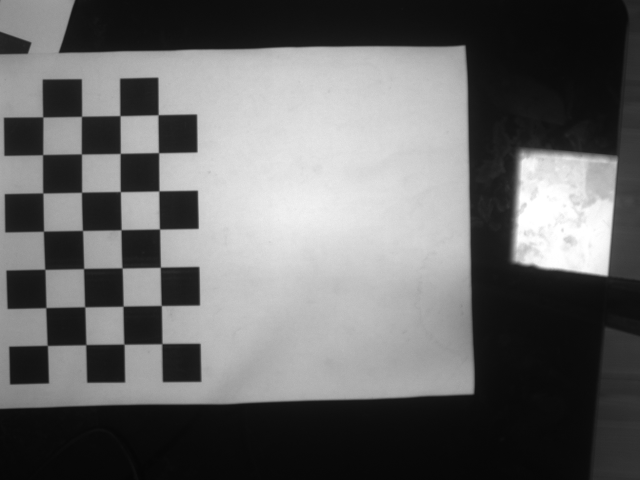
#> input picture Images/2.png, 640 x 480 px
$ python calibTest.py
#> lines starting #> are read from the running program, lines starting #| are printed output that depends on the picture; after the words box and inside, x2 and y2 are one past the last pixel; in counts of white or black regions, pixels touching at a corner belong together
### getTransformationMatrix.py
import numpy as np
import cv2 as cv
import logging
import copy


def draw_crosshair(image, center, width, color):
    cv.line(image, (center[0] - width // 2, center[1]), (center[0] + width // 2, center[1]), color, 2)
    cv.line(image, (center[0], center[1] - width // 2), (center[0], center[1] + width // 2), color, 2)


def getTransformationMatrix(imagePath):
    # Define the World Coordinates
#> called with imagePath = 'Images/2.png'
    img = cv.imread(imagePath)  # This image defines the World Coordinates
#> img is the input picture: shape (480, 640, 3); min 5, max 255, mean 103.7
    h,  w = img.shape[:2]
#> h = 480; w = 640

    # Hyperparameters
    chessboardSize = (7, 4)
    frameSize = (640, 480)
    criteria = (cv.TERM_CRITERIA_EPS + cv.TERM_CRITERIA_MAX_ITER, 30, 0.001)

    # Create object points.
    objp = np.zeros((chessboardSize[0] * chessboardSize[1], 3), np.float32)
    objp[:, :2] = np.mgrid[0:chessboardSize[0], 0:chessboardSize[1]].T.reshape(-1, 2)
    size_of_chessboard_squares_mm = 22
    objp = objp * size_of_chessboard_squares_mm

    # Arrays to store object points and image points from all the images.
    objpoints = []  # 3d point in real world space
    imgpoints = []  # 2d points in image plane.

    # Calculations start here
    cameraMatrix = np.load('calibSaves/CameraMatrix.npy')
#> (reads calibSaves/CameraMatrix.npy from the repository)
    dist = np.load('calibSaves/Distortion.npy')
#> (reads calibSaves/Distortion.npy from the repository)


    newCameraMatrix, roi = cv.getOptimalNewCameraMatrix(cameraMatrix, dist, (w, h), 1, (w, h))
#> roi = (1, 8, 633, 463)

    # Undistort image
    dst = cv.undistort(img, cameraMatrix, dist, None, newCameraMatrix)
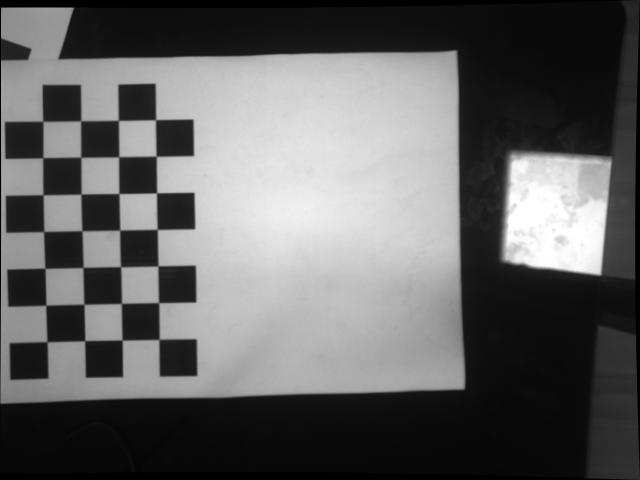
#> dst: shape (480, 640, 3); min 0, max 255, mean 98.8

    # Crop the image
    x, y, w, h = roi
#> x = 1; y = 8; w = 633; h = 463
    dst = dst[y:y+h, x:x+w]
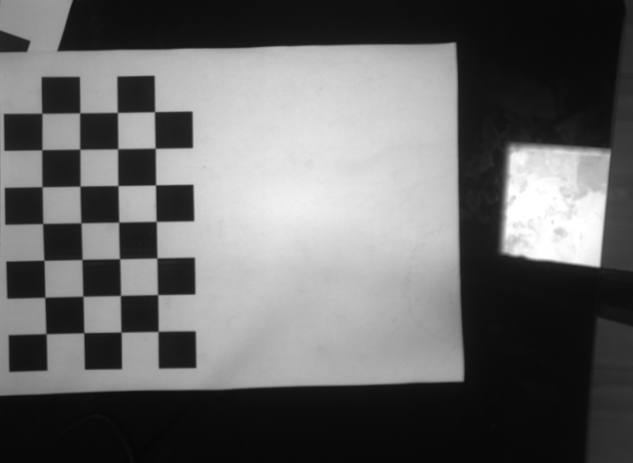
#> dst: shape (463, 633, 3); min 5, max 255, mean 103.2
    cv.imwrite('caliResult1.png', dst)

    imgTest = cv.imread('caliResult1.png')
    gray = cv.cvtColor(imgTest, cv.COLOR_BGR2GRAY)

    # Find the chess board corners
    ret, corners = cv.findChessboardCorners(gray, chessboardSize, None)
#> ret = True; corners = 28 rows, first 8: [46.14, 333.7], [44.91, 297.2], [43.96, 260.3], [42.63, 223.5], [42.04, 186.7], [41.8, 149.7], [41.89, 113.3], [83.84, 332.7]

    # If found, add object points, image points (after refining them)
    if ret:
        objpoints.append(objp)
        corners2 = cv.cornerSubPix(gray, corners, (11,11), (-1,-1), criteria)
#> corners2 = 28 rows, first 8: [46.02, 333.7], [44.81, 297.2], [43.95, 260.3], [42.69, 223.5], [42, 186.7], [41.78, 149.7], [41.83, 113.3], [83.78, 332.7]
        imgpoints.append(corners)

        # Draw and display the corners
        cv.drawChessboardCorners(img, chessboardSize, corners2, ret)
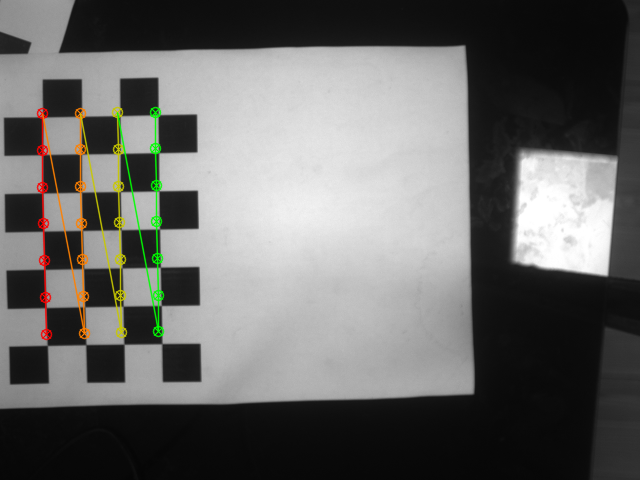
#> img: shape (480, 640, 3); 2.23% of pixels changed, all inside (x1, y1, x2, y2) = (36, 106, 165, 341)

    list1 = []
    for elements in objp:
        elements = elements[:2]
        list1.append(elements)

    mylist = list(zip(list1, np.squeeze(corners2)))
#> mylist = 28 items, first 6: ([0, 0], [46.02, 333.7]), ([22, 0], [44.81, 297.2]), ([44, 0], [43.95, 260.3]), ([66, 0], [42.69, 223.5]), ([88, 0], [42, 186.7]), ([110, 0], [41.78, 149.7])
    features_mm_to_pixels_dict = {tuple(mylist[0][0]) : tuple(mylist[0][1]),
                                  tuple(mylist[6][0]) : tuple(mylist[6][1]),
                                  tuple(mylist[27][0]) : tuple(mylist[27][1]),
                                  tuple(mylist[3][0]) : tuple(mylist[3][1])}
#> features_mm_to_pixels_dict = {(0, 0): (46.02, 333.7), (132, 0): (41.83, 113.3), (132, 66): (154.5, 111.6), (66, 0): (42.69, 223.5)}

    logging.basicConfig(level=logging.DEBUG, format='%(asctime)-15s %(levelname)s \t%(message)s')

    A = np.zeros((2 * len(features_mm_to_pixels_dict), 6), dtype=float)
#> A = [[0, 0, 0, 0, 0, 0], [0, 0, 0, 0, 0, 0], [0, 0, 0, 0, 0, 0], [0, 0, 0, 0, 0, 0], [0, 0, 0, 0, 0, 0], [0, 0, 0, 0, 0, 0], [0, 0, 0, 0, 0, 0], [0, 0, 0, 0, 0, 0]]
    b = np.zeros((2 * len(features_mm_to_pixels_dict), 1), dtype=float)
#> b = [0, 0, 0, 0, 0, 0, 0, 0]
    index = 0

    for XY, xy in features_mm_to_pixels_dict.items():
        X = XY[0]
        Y = XY[1]
        x = xy[0]
        y = xy[1]
        A[2 * index, 0] = x
        A[2 * index, 1] = y
        A[2 * index, 2] = 1
        A[2 * index + 1, 3] = x
        A[2 * index + 1, 4] = y
        A[2 * index + 1, 5] = 1
        b[2 * index, 0] = X
        b[2 * index + 1, 0] = Y
        index += 1
#> this loop made 4 passes
#> (X, Y, x, y) on passes 1 to 4: (0, 0, 46.02, 333.7), (132, 0, 41.83, 113.3), (132, 66, 154.5, 111.6), (66, 0, 42.69, 223.5)
#> after the loop, A = [[46.02, 333.7, 1, 0, 0, 0], [0, 0, 0, 46.02, 333.7, 1], [41.83, 113.3, 1, 0, 0, 0], [0, 0, 0, 41.83, 113.3, 1], [154.5, 111.6, 1, 0, 0, 0], [0, 0, 0, 154.5, 111.6, 1], [42.69, 223.5, 1, 0, 0, 0], [0, 0, 0, 42.69, 223.5, 1]]; b = [0, 0, 132, 0, 132, 66, 66, 0]; index = 4
    # A @ x = b
    x, residuals, rank, singular_values = np.linalg.lstsq(A, b, rcond=None)
#> x = [-0.00871, -0.599, 200.2, 0.583, -0.0111, -22.89]; residuals = [0.348]; rank = 6; singular_values = [446.7, 446.7, 129, 129, 0.53, 0.53]

    pixels_to_mm_transformation_mtx = np.array([[x[0, 0], x[1, 0], x[2, 0]], [x[3, 0], x[4, 0], x[5, 0]], [0, 0, 1]])
#> pixels_to_mm_transformation_mtx = [[-0.00871, -0.599, 200.2], [0.583, -0.0111, -22.89], [0, 0, 1]]

    mm_to_pixels_transformation_mtx = np.linalg.inv(pixels_to_mm_transformation_mtx)
#> mm_to_pixels_transformation_mtx = [[-0.0318, 1.71, 45.61], [-1.67, -0.0249, 333.7], [0, 0, 1]]

    logging.debug("mm to Pixel Transformation Matrix = \n{}".format(mm_to_pixels_transformation_mtx))
    return mm_to_pixels_transformation_mtx


# [7 lines of commented-out code are left out]

### calibTest.py
from getTransformationMatrix import *
import math

# Calculate the Transformation Matrix
mm_to_pixels_transformation_mtx = getTransformationMatrix('Images/2.png')
# Enter Translation Value Here
translationVector = [[0],
                     [0],
                     [0]]
left = np.array([[0, 0],
                 [0, 0],
                 [0, 0]])
# Enter Rotation Value Here
theta = 0
rotationMatrix = np.array([[math.cos(math.radians(theta)), -math.sin(math.radians(theta)), 0],
                        [math.sin(math.radians(theta)), math.cos(math.radians(theta)), 0],
                        [0, 0, 1]])
translationMatrix = np.c_[left, translationVector]
mm_to_pixels_transformation_mtx += translationMatrix
mm_to_pixels_transformation_mtx = mm_to_pixels_transformation_mtx @ rotationMatrix
print(mm_to_pixels_transformation_mtx)
#| [[-3.17840106e-02  1.71428921e+00  4.56077370e+01]
#|  [-1.66977678e+00 -2.49253893e-02  3.33702899e+02]
#|  [ 0.00000000e+00  0.00000000e+00  1.00000000e+00]]


# Graph drawing
image = cv.imread('caliResult1.png')
annotated_img = copy.deepcopy(image)
centerPointW = (0, 0, 1)
centerPointP = mm_to_pixels_transformation_mtx @ centerPointW
#> centerPointP = [45.61, 333.7, 1]
draw_crosshair(annotated_img, (round(centerPointP[0]), round(centerPointP[1])), 40, (0, 0, 255))
#> in draw_crosshair, `cv.line(image, (center[0], center[1] - width // 2), (center[0], center..`: image: shape (463, 633, 3); mean B, G, R 103.1, 103.1, 103.3

test_XY_2 = (0, 22, 1)
for i in range(1, 10):
    t2 = tuple(ti * i for ti in test_XY_2[0:2])
    t2 = (*t2, 1)
    test_xy_2 = mm_to_pixels_transformation_mtx @ t2
    cv.circle(annotated_img, (round(test_xy_2[0]), round(test_xy_2[1])), radius=3, color=(0, 255, 255), thickness=-1)
#> this loop made 9 passes
#> test_xy_2 on passes 1 to 9: [83.32, 333.2, 1], [121, 332.6, 1], [158.8, 332.1, 1], [196.5, 331.5, 1], [234.2, 331, 1], [271.9, 330.4, 1], [309.6, 329.9, 1], [347.3, 329.3, 1], [385, 328.8, 1]
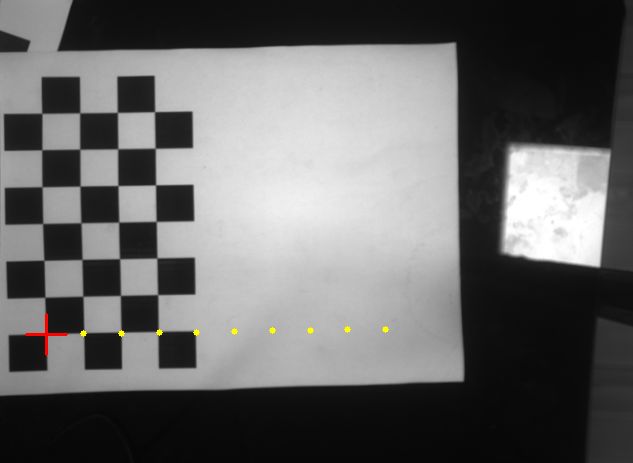
#> annotated_img: shape (463, 633, 3); mean B, G, R 103, 103.2, 103.4

test_XY_2 = (22, 0, 1)
for i in range(1, 10):
    t2 = tuple(ti * i for ti in test_XY_2[0:2])
    t2 = (*t2, 1)
    test_xy_2 = mm_to_pixels_transformation_mtx @ t2
    cv.circle(annotated_img, (round(test_xy_2[0]), round(test_xy_2[1])), radius=3, color=(255, 0, 0), thickness=-1)
#> this loop made 9 passes
#> test_xy_2 on passes 1 to 9: [44.91, 297, 1], [44.21, 260.2, 1], [43.51, 223.5, 1], [42.81, 186.8, 1], [42.11, 150, 1], [41.41, 113.3, 1], [40.71, 76.56, 1], [40.01, 39.82, 1], [39.31, 3.09, 1]
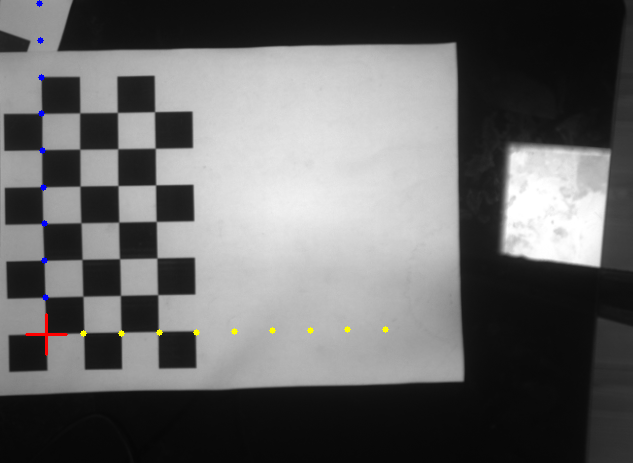
#> annotated_img: shape (463, 633, 3); 0.09% of pixels changed, all inside (x1, y1, x2, y2) = (36, 0, 49, 301)

cv.imwrite("./outputs/annotatedFull.png", annotated_img)
